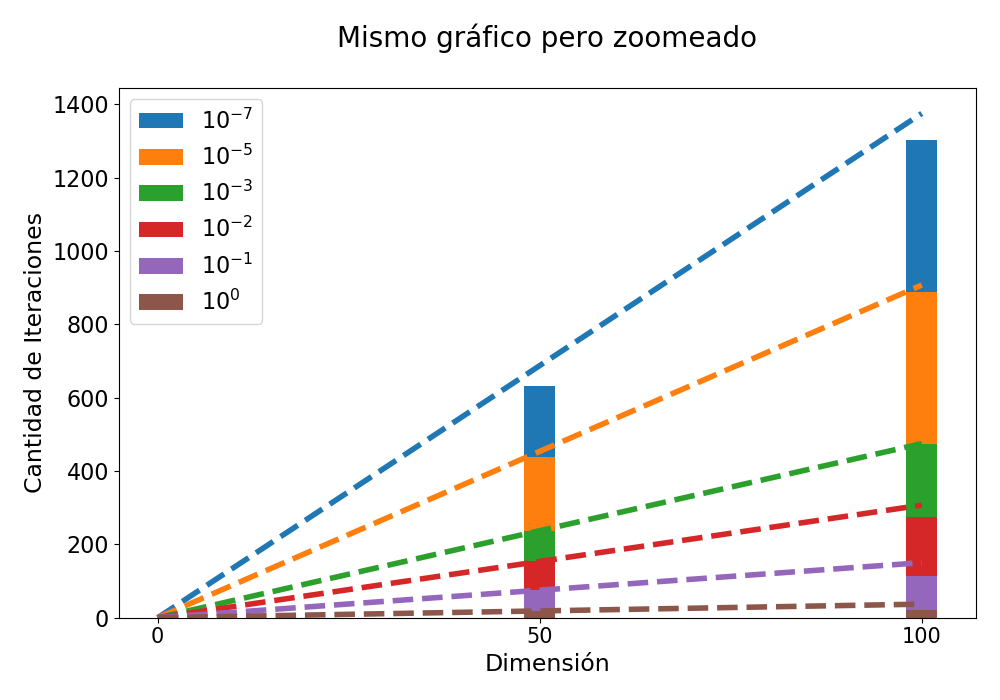

The Python source for this figure:
import numpy as np 
import matplotlib.pyplot as plt 


promedios = [[18.53, 75.08, 153.56, 237.38, 437.09, 632.89], [20.21, 113.18, 274.39, 474.95, 888.64, 1303.91], [21.85, 164.3, 497.31, 856.0, 1698.15, 2546.43], [22.63, 203.37, 713.35, 1263.74, 2521.37, 3774.08], [23.86, 252.34, 1112.38, 2102.55, 4385.6, 6617.07], [24.04, 288.34, 1455.3, 2873.44, 6352.35, 9629.11]]

plt.rcParams["figure.figsize"] = (10,7)
plt.rcParams["font.size"] = 16


stops = ['$10^{0}$', '$10^{-1}$', '$10^{-2}$', '$10^{-3}$', '$10^{-5}$', '$10^{-7}$']
x = [50,100,200,300,500,700]
y = [50,100]

for k in range(6):
  hago_array = [promedios[i][5-k] for i in range(2)]
  plt.bar(y, hago_array, label = stops[5-k], width = 4)


plt.xticks([0]+y, [0]+y, size = 15)
plt.xlabel("Dimensión", size = 17)
plt.ylabel("Cantidad de Iteraciones", size = 17)
plt.title('Mismo gráfico pero zoomeado\n', size = 20)
plt.legend()

#plt.grid()
for i in range(6):
  maxi = 0
  for k in range(6):
    if (promedios[k][5-i]*700)/x[k] > (promedios[maxi][5-i]*700)/x[maxi]:
      maxi = k
  plt.plot([0,100], [0 , (promedios[maxi][5-i]*100)/x[maxi] ], '--', lw=4)


plt.tight_layout()

plt.show()
